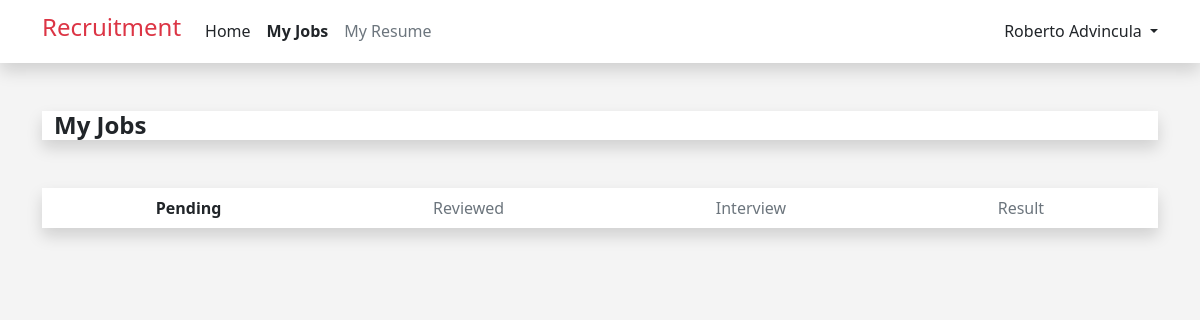
Page /my_jobs.php?status=Pending (signed in) on the earlier database version.
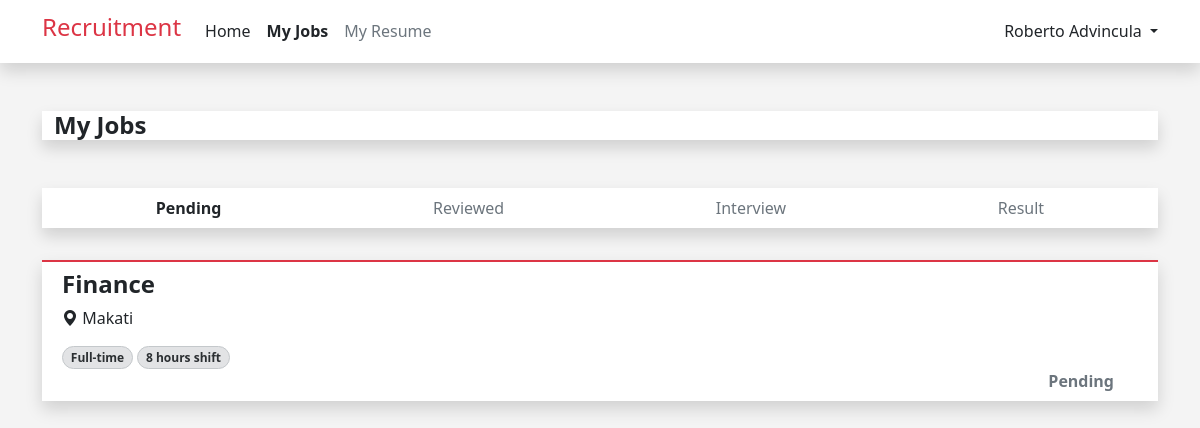
Same page on the later database version.
### tables this page shows
CREATE TABLE `job_applicants` (
  `id` int(12) NOT NULL,
  `user_id` int(12) NOT NULL,
  `job_id` int(12) NOT NULL,
  `application_status` varchar(255) NOT NULL,
  `interview_date` datetime DEFAULT NULL
);

CREATE TABLE `jobs` (
  `id` int(12) NOT NULL,
  `job_name` varchar(255) NOT NULL,
  `number_required` int(12) NOT NULL,
  `job_type` varchar(255) NOT NULL,
  `shift_and_schedule` varchar(255) NOT NULL,
  `location` varchar(255) NOT NULL,
  `job_description` text NOT NULL,
  `qualification` text NOT NULL,
  `priority` varchar(255) NOT NULL,
  `industry` varchar(255) NOT NULL,
  `created_at` timestamp NOT NULL DEFAULT current_timestamp() ON UPDATE current_timestamp()
);

### my_jobs.php (the view, shortened to what the changed rows need)
<?php
include ("dbconn.php");
include ("components/header.php");
if (isset($_GET['status'])) {
    $status = $_GET['status'];
    $userId = $_SESSION['user_id'];
    if ($status === 'Result') {
        $query =
            "SELECT jobs.job_name, jobs.job_type, jobs.shift_and_schedule, jobs.location, job_applicants.application_status
            FROM jobs
            INNER JOIN job_applicants ON jobs.id = job_applicants.job_id
            WHERE job_applicants.user_id = ? AND (job_applicants.application_status = ? OR job_applicants.application_status = ?)
            ORDER BY
                CASE WHEN job_applicants.application_status = 'Selected' THEN 0 ELSE 1 END";
        $stmt = $conn->prepare($query);
        $status1 = 'Selected';
        $status2 = 'Not Selected';
        $stmt->bind_param("iss", $userId, $status1, $status2);
        $stmt->execute();
    } else {
        $query =
            "SELECT jobs.job_name, jobs.job_type, jobs.shift_and_schedule, jobs.location, job_applicants.application_status
            FROM jobs
            INNER JOIN job_applicants ON jobs.id = job_applicants.job_id
            WHERE job_applicants.user_id = ? AND job_applicants.application_status = ?";
        $stmt = $conn->prepare($query);
        $stmt->bind_param("is", $userId, $status);
        $stmt->execute();
    }
    $result = $stmt->get_result();
    function getStatusClass($status)
    {
        switch ($status) {
            case 'Pending':
                return 'text-secondary';
        }
    }
}
?>
<!DOCTYPE html>
<html lang="en">
<head>
</head>
<body style="background-color: #F4F4F4; ">
    <div class="container">
        <?php
        while ($row = mysqli_fetch_assoc($result)) {
            ?>
            <div class="row">
                <div class="col-sm-12 col-md-12 ">
                    <div class="container-fluid bg-white shadow mb-3 mt-4 border-2 border-top border-danger">
                        <div class="row p-2">
                            <h4 class="fw-bold">
                                <?php echo $row['job_name'] ?>
                            </h4>
                            <div class="row">
                                <div class="col">
                                    <i class="bi bi-geo-alt-fill"></i><span>
                                        <?php echo $row['location']; ?>
                                    </span>
                                </div>
                            </div>
                            <div class="row">
                                <div class="col">
                                    <span
                                        class="badge bg-secondary-subtle border border-secondary-subtle text-secondary-emphasis rounded-pill mt-3">
                                        <?php echo $row['job_type']; ?>
                                    </span>
                                    <span
                                        class="badge bg-secondary-subtle border border-secondary-subtle text-secondary-emphasis rounded-pill mt-3">
                                        <?php echo $row['shift_and_schedule']; ?>
                                    </span>
                                </div>
                            </div>
                            <div class="row">
                                <div class="col d-flex justify-content-end">
                                    <div
                                        class="fw-bold rounded-1 <?php echo getStatusClass($row['application_status']); ?>">
                                        <?php echo $row['application_status']; ?>
                                    </div>
                                </div>
                            </div>
                        </div>
                    </div>
                </div>
            </div>
            <?php
        }
        ?>
    </div>
</body>
</html>

Differences in the rows shown:
now on this page (row edited): job_applicants: job.job_name "Finance", job.location "Makati", job.job_type "Full-time", job.shift_and_schedule "8 hours shift", application_status "Pending"
